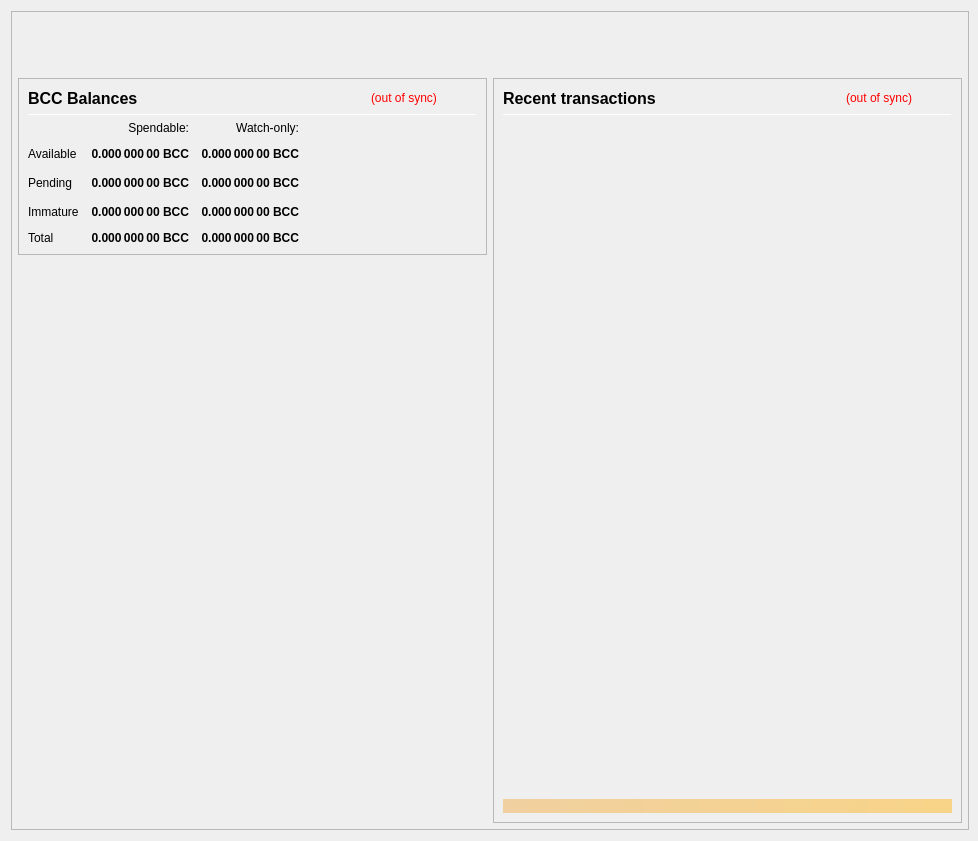
<?xml version="1.0" encoding="UTF-8"?>
<ui version="4.0">
 <class>OverviewPage</class>
 <widget class="QWidget" name="OverviewPage">
  <property name="geometry">
   <rect>
    <x>0</x>
    <y>0</y>
    <width>978</width>
    <height>841</height>
   </rect>
  </property>
  <property name="minimumSize">
   <size>
    <width>960</width>
    <height>682</height>
   </size>
  </property>
  <property name="font">
   <font>
    <weight>50</weight>
    <bold>false</bold>
   </font>
  </property>
  <property name="windowTitle">
   <string>Form</string>
  </property>
  <layout class="QVBoxLayout" name="topLayout" stretch="0">
   <property name="rightMargin">
    <number>9</number>
   </property>
   <item>
    <widget class="QFrame" name="frame_BG">
     <property name="minimumSize">
      <size>
       <width>850</width>
       <height>610</height>
      </size>
     </property>
     <property name="maximumSize">
      <size>
       <width>16777215</width>
       <height>16777215</height>
      </size>
     </property>
     <property name="frameShape">
      <enum>QFrame::StyledPanel</enum>
     </property>
     <property name="frameShadow">
      <enum>QFrame::Raised</enum>
     </property>
     <layout class="QVBoxLayout" name="verticalLayout_3" stretch="0">
      <property name="leftMargin">
       <number>0</number>
      </property>
      <property name="topMargin">
       <number>0</number>
      </property>
      <property name="rightMargin">
       <number>0</number>
      </property>
      <property name="bottomMargin">
       <number>6</number>
      </property>
      <item>
       <layout class="QVBoxLayout" name="verticalLayout_Master" stretch="0,1">
        <property name="leftMargin">
         <number>0</number>
        </property>
        <property name="topMargin">
         <number>0</number>
        </property>
        <property name="rightMargin">
         <number>0</number>
        </property>
        <property name="bottomMargin">
         <number>0</number>
        </property>
        <item>
         <widget class="QFrame" name="frame_Header">
          <layout class="QVBoxLayout" name="verticalLayout_Header" stretch="0">
           <property name="leftMargin">
            <number>0</number>
           </property>
           <property name="topMargin">
            <number>0</number>
           </property>
           <property name="rightMargin">
            <number>0</number>
           </property>
           <property name="bottomMargin">
            <number>0</number>
           </property>
           <item>
            <layout class="QHBoxLayout" name="horizontalLayout_Header" stretch="1,0">
             <property name="spacing">
              <number>6</number>
             </property>
             <item>
              <spacer name="horizontalSpacer_Header">
               <property name="orientation">
                <enum>Qt::Horizontal</enum>
               </property>
               <property name="sizeHint" stdset="0">
                <size>
                 <width>40</width>
                 <height>20</height>
                </size>
               </property>
              </spacer>
             </item>
             <item>
              <widget class="QLabel" name="labelOverviewHeaderRight">
               <property name="minimumSize">
                <size>
                 <width>464</width>
                 <height>60</height>
                </size>
               </property>
               <property name="maximumSize">
                <size>
                 <width>16777215</width>
                 <height>60</height>
                </size>
               </property>
               <property name="font">
                <font>
                 <pointsize>14</pointsize>
                </font>
               </property>
               <property name="text">
                <string/>
               </property>
               <property name="alignment">
                <set>Qt::AlignRight|Qt::AlignTrailing|Qt::AlignVCenter</set>
               </property>
              </widget>
             </item>
            </layout>
           </item>
          </layout>
         </widget>
        </item>
        <item>
         <widget class="QFrame" name="frame_Content">
          <layout class="QVBoxLayout" name="verticalLayout_Content">
           <property name="leftMargin">
            <number>6</number>
           </property>
           <property name="topMargin">
            <number>0</number>
           </property>
           <property name="rightMargin">
            <number>6</number>
           </property>
           <property name="bottomMargin">
            <number>0</number>
           </property>
           <item>
            <layout class="QHBoxLayout" name="horizontalLayout_Content" stretch="1,1">
             <property name="spacing">
              <number>6</number>
             </property>
             <item>
              <layout class="QVBoxLayout" name="verticalLayout_left" stretch="0,0">
               <item>
                <widget class="QFrame" name="frameBalances">
                 <property name="frameShape">
                  <enum>QFrame::StyledPanel</enum>
                 </property>
                 <property name="frameShadow">
                  <enum>QFrame::Raised</enum>
                 </property>
                 <layout class="QVBoxLayout" name="verticalLayout_4">
                  <item>
                   <layout class="QHBoxLayout" name="hlBalancesHeader" stretch="2,0,0">
                    <property name="spacing">
                     <number>6</number>
                    </property>
                    <item>
                     <widget class="QLabel" name="labelBalances">
                      <property name="minimumSize">
                       <size>
                        <width>0</width>
                        <height>0</height>
                       </size>
                      </property>
                      <property name="font">
                       <font>
                        <pointsize>12</pointsize>
                        <weight>75</weight>
                        <bold>true</bold>
                       </font>
                      </property>
                      <property name="text">
                       <string>BCC Balances</string>
                      </property>
                     </widget>
                    </item>
                    <item>
                     <widget class="QLabel" name="labelWalletStatus">
                      <property name="cursor">
                       <cursorShape>WhatsThisCursor</cursorShape>
                      </property>
                      <property name="toolTip">
                       <string>The displayed information may be out of date. Your wallet automatically synchronizes with the BeaconCoin network after a connection is established, but this process has not completed yet.</string>
                      </property>
                      <property name="styleSheet">
                       <string notr="true">QLabel { color: red; }</string>
                      </property>
                      <property name="text">
                       <string notr="true">(out of sync)</string>
                      </property>
                      <property name="alignment">
                       <set>Qt::AlignLeading|Qt::AlignLeft|Qt::AlignVCenter</set>
                      </property>
                     </widget>
                    </item>
                    <item>
                     <spacer name="hsBalancesHeader">
                      <property name="orientation">
                       <enum>Qt::Horizontal</enum>
                      </property>
                      <property name="sizeHint" stdset="0">
                       <size>
                        <width>40</width>
                        <height>20</height>
                       </size>
                      </property>
                     </spacer>
                    </item>
                   </layout>
                  </item>
                  <item>
                   <widget class="Line" name="lineBalances">
                    <property name="minimumSize">
                     <size>
                      <width>0</width>
                      <height>1</height>
                     </size>
                    </property>
                    <property name="maximumSize">
                     <size>
                      <width>16777215</width>
                      <height>1</height>
                     </size>
                    </property>
                    <property name="orientation">
                     <enum>Qt::Horizontal</enum>
                    </property>
                   </widget>
                  </item>
                  <item>
                   <layout class="QGridLayout" name="gridLayout">
                    <property name="spacing">
                     <number>12</number>
                    </property>
                    <item row="2" column="2">
                     <widget class="QLabel" name="labelWatchPending">
                      <property name="font">
                       <font>
                        <weight>75</weight>
                        <bold>true</bold>
                       </font>
                      </property>
                      <property name="cursor">
                       <cursorShape>ArrowCursor</cursorShape>
                      </property>
                      <property name="toolTip">
                       <string>Unconfirmed transactions to watch-only addresses</string>
                      </property>
                      <property name="text">
                       <string notr="true">0.000 000 00 BCC</string>
                      </property>
                      <property name="alignment">
                       <set>Qt::AlignRight|Qt::AlignTrailing|Qt::AlignVCenter</set>
                      </property>
                      <property name="textInteractionFlags">
                       <set>Qt::NoTextInteraction</set>
                      </property>
                     </widget>
                    </item>
                    <item row="2" column="1">
                     <widget class="QLabel" name="labelUnconfirmed">
                      <property name="font">
                       <font>
                        <weight>75</weight>
                        <bold>true</bold>
                       </font>
                      </property>
                      <property name="cursor">
                       <cursorShape>ArrowCursor</cursorShape>
                      </property>
                      <property name="toolTip">
                       <string>Total of transactions that have yet to be confirmed, and do not yet count toward the spendable balance</string>
                      </property>
                      <property name="text">
                       <string notr="true">0.000 000 00 BCC</string>
                      </property>
                      <property name="alignment">
                       <set>Qt::AlignRight|Qt::AlignTrailing|Qt::AlignVCenter</set>
                      </property>
                      <property name="textInteractionFlags">
                       <set>Qt::NoTextInteraction</set>
                      </property>
                     </widget>
                    </item>
                    <item row="3" column="2">
                     <widget class="QLabel" name="labelWatchImmature">
                      <property name="font">
                       <font>
                        <weight>75</weight>
                        <bold>true</bold>
                       </font>
                      </property>
                      <property name="cursor">
                       <cursorShape>ArrowCursor</cursorShape>
                      </property>
                      <property name="toolTip">
                       <string>Staked or masternode rewards in watch-only addresses that has not yet matured</string>
                      </property>
                      <property name="text">
                       <string notr="true">0.000 000 00 BCC</string>
                      </property>
                      <property name="alignment">
                       <set>Qt::AlignRight|Qt::AlignTrailing|Qt::AlignVCenter</set>
                      </property>
                      <property name="textInteractionFlags">
                       <set>Qt::NoTextInteraction</set>
                      </property>
                     </widget>
                    </item>
                    <item row="4" column="0">
                     <widget class="QLabel" name="labelTotalText">
                      <property name="text">
                       <string>Total</string>
                      </property>
                      <property name="textInteractionFlags">
                       <set>Qt::NoTextInteraction</set>
                      </property>
                     </widget>
                    </item>
                    <item row="3" column="1">
                     <widget class="QLabel" name="labelImmature">
                      <property name="font">
                       <font>
                        <weight>75</weight>
                        <bold>true</bold>
                       </font>
                      </property>
                      <property name="cursor">
                       <cursorShape>ArrowCursor</cursorShape>
                      </property>
                      <property name="toolTip">
                       <string>Staked or masternode rewards that has not yet matured</string>
                      </property>
                      <property name="text">
                       <string notr="true">0.000 000 00 BCC</string>
                      </property>
                      <property name="alignment">
                       <set>Qt::AlignRight|Qt::AlignTrailing|Qt::AlignVCenter</set>
                      </property>
                      <property name="textInteractionFlags">
                       <set>Qt::NoTextInteraction</set>
                      </property>
                     </widget>
                    </item>
                    <item row="2" column="3">
                     <spacer name="hsBalances">
                      <property name="orientation">
                       <enum>Qt::Horizontal</enum>
                      </property>
                      <property name="sizeHint" stdset="0">
                       <size>
                        <width>40</width>
                        <height>20</height>
                       </size>
                      </property>
                     </spacer>
                    </item>
                    <item row="3" column="0">
                     <widget class="QLabel" name="labelImmatureText">
                      <property name="text">
                       <string>Immature</string>
                      </property>
                      <property name="textInteractionFlags">
                       <set>Qt::NoTextInteraction</set>
                      </property>
                     </widget>
                    </item>
                    <item row="4" column="1">
                     <widget class="QLabel" name="labelTotal">
                      <property name="font">
                       <font>
                        <weight>75</weight>
                        <bold>true</bold>
                       </font>
                      </property>
                      <property name="cursor">
                       <cursorShape>ArrowCursor</cursorShape>
                      </property>
                      <property name="toolTip">
                       <string>Your current total balance</string>
                      </property>
                      <property name="text">
                       <string notr="true">0.000 000 00 BCC</string>
                      </property>
                      <property name="alignment">
                       <set>Qt::AlignRight|Qt::AlignTrailing|Qt::AlignVCenter</set>
                      </property>
                      <property name="textInteractionFlags">
                       <set>Qt::NoTextInteraction</set>
                      </property>
                     </widget>
                    </item>
                    <item row="4" column="2">
                     <widget class="QLabel" name="labelWatchTotal">
                      <property name="font">
                       <font>
                        <weight>75</weight>
                        <bold>true</bold>
                       </font>
                      </property>
                      <property name="cursor">
                       <cursorShape>ArrowCursor</cursorShape>
                      </property>
                      <property name="toolTip">
                       <string>Current total balance in watch-only addresses</string>
                      </property>
                      <property name="text">
                       <string notr="true">0.000 000 00 BCC</string>
                      </property>
                      <property name="alignment">
                       <set>Qt::AlignRight|Qt::AlignTrailing|Qt::AlignVCenter</set>
                      </property>
                      <property name="textInteractionFlags">
                       <set>Qt::NoTextInteraction</set>
                      </property>
                     </widget>
                    </item>
                    <item row="0" column="2">
                     <widget class="QLabel" name="labelWatchonly">
                      <property name="text">
                       <string>Watch-only:</string>
                      </property>
                      <property name="alignment">
                       <set>Qt::AlignRight|Qt::AlignTrailing|Qt::AlignVCenter</set>
                      </property>
                     </widget>
                    </item>
                    <item row="1" column="0">
                     <widget class="QLabel" name="labelBalanceText">
                      <property name="text">
                       <string>Available</string>
                      </property>
                      <property name="textInteractionFlags">
                       <set>Qt::NoTextInteraction</set>
                      </property>
                     </widget>
                    </item>
                    <item row="1" column="1">
                     <widget class="QLabel" name="labelBalance">
                      <property name="font">
                       <font>
                        <weight>75</weight>
                        <bold>true</bold>
                       </font>
                      </property>
                      <property name="cursor">
                       <cursorShape>ArrowCursor</cursorShape>
                      </property>
                      <property name="toolTip">
                       <string>Your current spendable balance</string>
                      </property>
                      <property name="text">
                       <string notr="true">0.000 000 00 BCC</string>
                      </property>
                      <property name="alignment">
                       <set>Qt::AlignRight|Qt::AlignTrailing|Qt::AlignVCenter</set>
                      </property>
                      <property name="textInteractionFlags">
                       <set>Qt::NoTextInteraction</set>
                      </property>
                     </widget>
                    </item>
                    <item row="1" column="2">
                     <widget class="QLabel" name="labelWatchAvailable">
                      <property name="font">
                       <font>
                        <weight>75</weight>
                        <bold>true</bold>
                       </font>
                      </property>
                      <property name="cursor">
                       <cursorShape>ArrowCursor</cursorShape>
                      </property>
                      <property name="toolTip">
                       <string>Your current balance in watch-only addresses</string>
                      </property>
                      <property name="text">
                       <string notr="true">0.000 000 00 BCC</string>
                      </property>
                      <property name="alignment">
                       <set>Qt::AlignRight|Qt::AlignTrailing|Qt::AlignVCenter</set>
                      </property>
                      <property name="textInteractionFlags">
                       <set>Qt::NoTextInteraction</set>
                      </property>
                     </widget>
                    </item>
                    <item row="2" column="0">
                     <widget class="QLabel" name="labelPendingText">
                      <property name="text">
                       <string>Pending</string>
                      </property>
                      <property name="textInteractionFlags">
                       <set>Qt::NoTextInteraction</set>
                      </property>
                     </widget>
                    </item>
                    <item row="0" column="1">
                     <widget class="QLabel" name="labelSpendable">
                      <property name="text">
                       <string>Spendable:</string>
                      </property>
                      <property name="alignment">
                       <set>Qt::AlignRight|Qt::AlignTrailing|Qt::AlignVCenter</set>
                      </property>
                     </widget>
                    </item>
                   </layout>
                  </item>
                 </layout>
                </widget>
               </item>
               <item>
                <spacer name="verticalSpacer">
                 <property name="orientation">
                  <enum>Qt::Vertical</enum>
                 </property>
                 <property name="sizeHint" stdset="0">
                  <size>
                   <width>20</width>
                   <height>40</height>
                  </size>
                 </property>
                </spacer>
               </item>
              </layout>
             </item>
             <item>
              <layout class="QVBoxLayout" name="verticalLayout_right" stretch="1">
               <item>
                <widget class="QFrame" name="frame_RecentTransactions">
                 <property name="minimumSize">
                  <size>
                   <width>0</width>
                   <height>0</height>
                  </size>
                 </property>
                 <property name="frameShape">
                  <enum>QFrame::StyledPanel</enum>
                 </property>
                 <property name="frameShadow">
                  <enum>QFrame::Raised</enum>
                 </property>
                 <layout class="QVBoxLayout" name="verticalLayout_1" stretch="0,0,0,0,0">
                  <item>
                   <layout class="QHBoxLayout" name="horizontalLayout_2" stretch="2,0,0">
                    <property name="spacing">
                     <number>3</number>
                    </property>
                    <item>
                     <widget class="QLabel" name="label_4">
                      <property name="minimumSize">
                       <size>
                        <width>0</width>
                        <height>20</height>
                       </size>
                      </property>
                      <property name="font">
                       <font>
                        <pointsize>12</pointsize>
                        <weight>75</weight>
                        <bold>true</bold>
                       </font>
                      </property>
                      <property name="text">
                       <string>Recent transactions</string>
                      </property>
                     </widget>
                    </item>
                    <item>
                     <widget class="QLabel" name="labelTransactionsStatus">
                      <property name="cursor">
                       <cursorShape>WhatsThisCursor</cursorShape>
                      </property>
                      <property name="toolTip">
                       <string>The displayed information may be out of date. Your wallet automatically synchronizes with the BeaconCoin network after a connection is established, but this process has not completed yet.</string>
                      </property>
                      <property name="styleSheet">
                       <string notr="true">QLabel { color: red; }</string>
                      </property>
                      <property name="text">
                       <string notr="true">(out of sync)</string>
                      </property>
                      <property name="alignment">
                       <set>Qt::AlignRight|Qt::AlignTrailing|Qt::AlignVCenter</set>
                      </property>
                     </widget>
                    </item>
                    <item>
                     <spacer name="horizontalSpacer">
                      <property name="orientation">
                       <enum>Qt::Horizontal</enum>
                      </property>
                      <property name="sizeHint" stdset="0">
                       <size>
                        <width>40</width>
                        <height>20</height>
                       </size>
                      </property>
                     </spacer>
                    </item>
                   </layout>
                  </item>
                  <item>
                   <widget class="Line" name="line">
                    <property name="minimumSize">
                     <size>
                      <width>0</width>
                      <height>1</height>
                     </size>
                    </property>
                    <property name="maximumSize">
                     <size>
                      <width>16777215</width>
                      <height>1</height>
                     </size>
                    </property>
                    <property name="orientation">
                     <enum>Qt::Horizontal</enum>
                    </property>
                   </widget>
                  </item>
                  <item>
                   <widget class="QListView" name="listTransactions">
                    <property name="minimumSize">
                     <size>
                      <width>0</width>
                      <height>0</height>
                     </size>
                    </property>
                    <property name="styleSheet">
                     <string notr="true">QListView { background: transparent; }</string>
                    </property>
                    <property name="frameShape">
                     <enum>QFrame::NoFrame</enum>
                    </property>
                    <property name="verticalScrollBarPolicy">
                     <enum>Qt::ScrollBarAlwaysOff</enum>
                    </property>
                    <property name="horizontalScrollBarPolicy">
                     <enum>Qt::ScrollBarAlwaysOff</enum>
                    </property>
                    <property name="selectionMode">
                     <enum>QAbstractItemView::NoSelection</enum>
                    </property>
                   </widget>
                  </item>
                  <item>
                   <spacer name="verticalSpacer_2">
                    <property name="orientation">
                     <enum>Qt::Vertical</enum>
                    </property>
                    <property name="sizeType">
                     <enum>QSizePolicy::Expanding</enum>
                    </property>
                    <property name="sizeHint" stdset="0">
                     <size>
                      <width>20</width>
                      <height>40</height>
                     </size>
                    </property>
                   </spacer>
                  </item>
                  <item>
                   <widget class="QLabel" name="labelAlerts">
                    <property name="maximumSize">
                     <size>
                      <width>16777215</width>
                      <height>16777215</height>
                     </size>
                    </property>
                    <property name="styleSheet">
                     <string notr="true">background-color: qlineargradient(x1: 0, y1: 0, x2: 1, y2: 0, stop:0 #F0D0A0, stop:1 #F8D488); color:#000000;</string>
                    </property>
                    <property name="text">
                     <string/>
                    </property>
                    <property name="wordWrap">
                     <bool>true</bool>
                    </property>
                    <property name="margin">
                     <number>3</number>
                    </property>
                   </widget>
                  </item>
                 </layout>
                </widget>
               </item>
              </layout>
             </item>
            </layout>
           </item>
          </layout>
         </widget>
        </item>
       </layout>
      </item>
     </layout>
    </widget>
   </item>
  </layout>
 </widget>
 <resources/>
 <connections/>
</ui>
